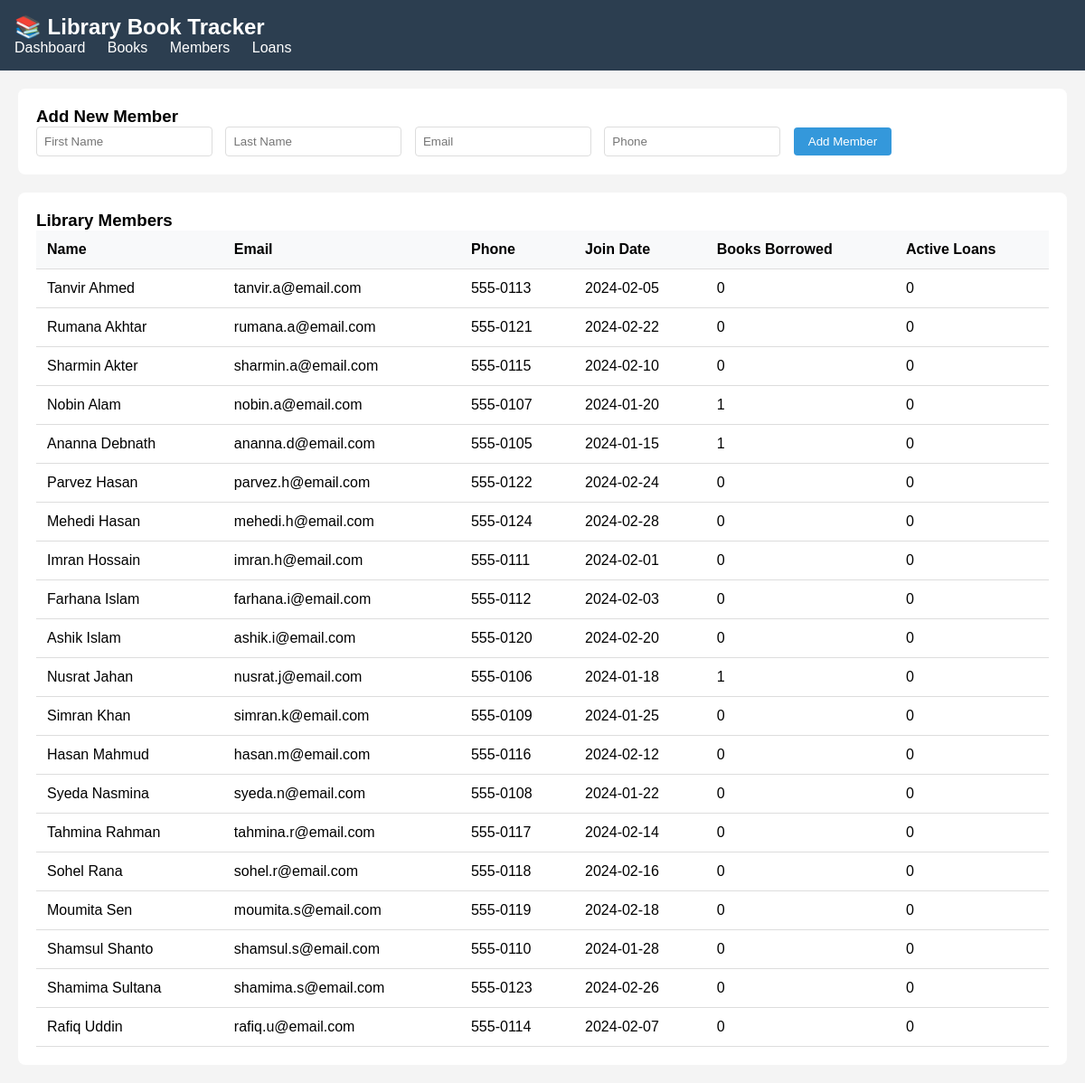
/members, run on the app's committed database.
### tables this page shows
CREATE TABLE members (
            member_id INTEGER PRIMARY KEY AUTOINCREMENT,
            first_name TEXT NOT NULL,
            last_name TEXT NOT NULL,
            email TEXT UNIQUE,
            phone TEXT,
            join_date DATE DEFAULT CURRENT_DATE,
            active BOOLEAN DEFAULT 1
        );

### app.py (the view)
@app.route('/members')
def members():
    conn = get_db()
    members = conn.execute('''
        SELECT m.*,
               COUNT(l.loan_id) as books_borrowed,
               SUM(CASE WHEN l.status = "active" THEN 1 ELSE 0 END) as active_loans
        FROM members m
        LEFT JOIN loans l ON m.member_id = l.member_id
        WHERE m.active = 1
        GROUP BY m.member_id
        ORDER BY m.last_name
    ''').fetchall()
    conn.close()
    return render_template('members.html', members=members)

### app.py (called while the page is built)
def get_db():
    conn = sqlite3.connect(DATABASE)
    conn.row_factory = sqlite3.Row
    return conn

### templates/members.html (shortened to what this page needs)
<!DOCTYPE html>
<html>
<head>
</head>
<body>
    <div class="navbar">
        <h2>📚 Library Book Tracker</h2>
        <div>
            <a href="/">Dashboard</a>
            <a href="/books">Books</a>
            <a href="/members">Members</a>
            <a href="/loans">Loans</a>
        </div>
    </div>
    <div class="container">
        <div class="add-form">
            <h3>Add New Member</h3>
            <form action="/members/add" method="POST">
                <div class="form-group">
                    <input type="text" name="first_name" placeholder="First Name" required>
                </div>
                <div class="form-group">
                    <input type="text" name="last_name" placeholder="Last Name" required>
                </div>
                <div class="form-group">
                    <input type="email" name="email" placeholder="Email" required>
                </div>
                <div class="form-group">
                    <input type="text" name="phone" placeholder="Phone">
                </div>
                <button type="submit">Add Member</button>
            </form>
        </div>
        <div class="members-table">
            <h3>Library Members</h3>
            <table>
                <thead>
                    <tr>
                        <th>Name</th>
                        <th>Email</th>
                        <th>Phone</th>
                        <th>Join Date</th>
                        <th>Books Borrowed</th>
                        <th>Active Loans</th>
                    </tr>
                </thead>
                <tbody>
                    {% for member in members %}
                    <tr>
                        <td>{{ member.first_name }} {{ member.last_name }}</td>
                        <td>{{ member.email }}</td>
                        <td>{{ member.phone }}</td>
                        <td>{{ member.join_date }}</td>
                        <td>{{ member.books_borrowed or 0 }}</td>
                        <td>{{ member.active_loans or 0 }}</td>
                    </tr>
                    {% endfor %}
                </tbody>
            </table>
        </div>
    </div>
</body>
</html>

### templates/members.html (style rules this page uses)
* { margin: 0; padding: 0; box-sizing: border-box; }
body { font-family: Arial, sans-serif; background: #f4f4f4; }
.navbar { background: #2c3e50; padding: 1rem; color: white; }
.navbar a { color: white; text-decoration: none; margin-right: 20px; }
.container { max-width: 1200px; margin: 20px auto; padding: 0 20px; }
.add-form { background: white; padding: 20px; border-radius: 8px; margin-bottom: 20px; }
.form-group { display: inline-block; margin-right: 10px; }
input { padding: 8px; border: 1px solid #ddd; border-radius: 4px; }
button { padding: 8px 16px; background: #3498db; color: white; border: none; border-radius: 4px; cursor: pointer; }
.members-table { background: white; padding: 20px; border-radius: 8px; }
table { width: 100%; border-collapse: collapse; }
th, td { padding: 12px; text-align: left; border-bottom: 1px solid #ddd; }
th { background: #f8f9fa; }

### data on the page
members: first_name "Tanvir", last_name "Ahmed", email "tanvir.a@email.com", phone "555-0113", join_date "2024-02-05", books_borrowed "0", active_loans "0"
members: first_name "Rumana", last_name "Akhtar", email "rumana.a@email.com", phone "555-0121", join_date "2024-02-22", books_borrowed "0", active_loans "0"
members: first_name "Sharmin", last_name "Akter", email "sharmin.a@email.com", phone "555-0115", join_date "2024-02-10", books_borrowed "0", active_loans "0"
members: first_name "Nobin", last_name "Alam", email "nobin.a@email.com", phone "555-0107", join_date "2024-01-20", active "1", active_loans "0"
members: first_name "Ananna", last_name "Debnath", email "ananna.d@email.com", phone "555-0105", join_date "2024-01-15", books_borrowed "1", active_loans "0"
members: first_name "Parvez", last_name "Hasan", email "parvez.h@email.com", phone "555-0122", join_date "2024-02-24", books_borrowed "0", active_loans "0"
members: first_name "Mehedi", last_name "Hasan", email "mehedi.h@email.com", phone "555-0124", join_date "2024-02-28", books_borrowed "0", active_loans "0"
members: first_name "Imran", last_name "Hossain", email "imran.h@email.com", phone "555-0111", join_date "2024-02-01", books_borrowed "0", active_loans "0"
members: first_name "Farhana", last_name "Islam", email "farhana.i@email.com", phone "555-0112", join_date "2024-02-03", books_borrowed "0", active_loans "0"
members: first_name "Ashik", last_name "Islam", email "ashik.i@email.com", phone "555-0120", join_date "2024-02-20", books_borrowed "0", active_loans "0"
members: first_name "Nusrat", last_name "Jahan", email "nusrat.j@email.com", phone "555-0106", join_date "2024-01-18", active "1", active_loans "0"
members: first_name "Simran", last_name "Khan", email "simran.k@email.com", phone "555-0109", join_date "2024-01-25", books_borrowed "0", active_loans "0"
members: first_name "Hasan", last_name "Mahmud", email "hasan.m@email.com", phone "555-0116", join_date "2024-02-12", books_borrowed "0", active_loans "0"
members: first_name "Syeda", last_name "Nasmina", email "syeda.n@email.com", phone "555-0108", join_date "2024-01-22", books_borrowed "0", active_loans "0"
members: first_name "Tahmina", last_name "Rahman", email "tahmina.r@email.com", phone "555-0117", join_date "2024-02-14", books_borrowed "0", active_loans "0"
members: first_name "Sohel", last_name "Rana", email "sohel.r@email.com", phone "555-0118", join_date "2024-02-16", books_borrowed "0", active_loans "0"
members: first_name "Moumita", last_name "Sen", email "moumita.s@email.com", phone "555-0119", join_date "2024-02-18", books_borrowed "0", active_loans "0"
members: first_name "Shamsul", last_name "Shanto", email "shamsul.s@email.com", phone "555-0110", join_date "2024-01-28", books_borrowed "0", active_loans "0"
members: first_name "Shamima", last_name "Sultana", email "shamima.s@email.com", phone "555-0123", join_date "2024-02-26", books_borrowed "0", active_loans "0"
members: first_name "Rafiq", last_name "Uddin", email "rafiq.u@email.com", phone "555-0114", join_date "2024-02-07", books_borrowed "0", active_loans "0"
